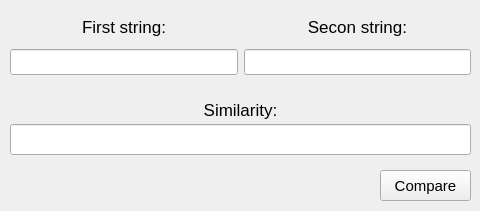
<?xml version="1.0" encoding="UTF-8"?>
<ui version="4.0">
 <class>Form</class>
 <widget class="QWidget" name="Form">
  <property name="geometry">
   <rect>
    <x>0</x>
    <y>0</y>
    <width>480</width>
    <height>211</height>
   </rect>
  </property>
  <property name="maximumSize">
   <size>
    <width>16777215</width>
    <height>16777215</height>
   </size>
  </property>
  <property name="windowTitle">
   <string>Form</string>
  </property>
  <property name="styleSheet">
   <string notr="true">QLabel {
	height: 20px;
	font-size: 17px;
}

QLineEdit {
	height: 20px;
}</string>
  </property>
  <widget class="QPushButton" name="pushButton">
   <property name="geometry">
    <rect>
     <x>380</x>
     <y>170</y>
     <width>91</width>
     <height>31</height>
    </rect>
   </property>
   <property name="font">
    <font>
     <pointsize>11</pointsize>
    </font>
   </property>
   <property name="text">
    <string>Compare</string>
   </property>
  </widget>
  <widget class="QWidget" name="gridLayoutWidget">
   <property name="geometry">
    <rect>
     <x>10</x>
     <y>10</y>
     <width>461</width>
     <height>71</height>
    </rect>
   </property>
   <layout class="QGridLayout" name="gridLayout">
    <item row="1" column="1">
     <widget class="QLineEdit" name="lineEdit_2">
      <property name="font">
       <font>
        <pointsize>12</pointsize>
       </font>
      </property>
      <property name="text">
       <string/>
      </property>
     </widget>
    </item>
    <item row="1" column="0">
     <widget class="QLineEdit" name="lineEdit">
      <property name="font">
       <font>
        <pointsize>12</pointsize>
       </font>
      </property>
     </widget>
    </item>
    <item row="0" column="0">
     <widget class="QLabel" name="label">
      <property name="text">
       <string>First string:</string>
      </property>
      <property name="alignment">
       <set>Qt::AlignCenter</set>
      </property>
     </widget>
    </item>
    <item row="0" column="1">
     <widget class="QLabel" name="label_2">
      <property name="maximumSize">
       <size>
        <width>16777215</width>
        <height>25</height>
       </size>
      </property>
      <property name="text">
       <string>Secon string:</string>
      </property>
      <property name="alignment">
       <set>Qt::AlignCenter</set>
      </property>
     </widget>
    </item>
   </layout>
  </widget>
  <widget class="QLineEdit" name="lineEdit_3">
   <property name="geometry">
    <rect>
     <x>10</x>
     <y>124</y>
     <width>461</width>
     <height>31</height>
    </rect>
   </property>
   <property name="font">
    <font>
     <pointsize>13</pointsize>
    </font>
   </property>
   <property name="text">
    <string/>
   </property>
  </widget>
  <widget class="QLabel" name="label_3">
   <property name="geometry">
    <rect>
     <x>200</x>
     <y>100</y>
     <width>81</width>
     <height>20</height>
    </rect>
   </property>
   <property name="font">
    <font>
     <pointsize>-1</pointsize>
     <weight>50</weight>
     <bold>false</bold>
     <underline>false</underline>
     <strikeout>false</strikeout>
     <kerning>true</kerning>
    </font>
   </property>
   <property name="text">
    <string>Similarity:</string>
   </property>
   <property name="alignment">
    <set>Qt::AlignCenter</set>
   </property>
  </widget>
 </widget>
 <resources/>
 <connections/>
</ui>
